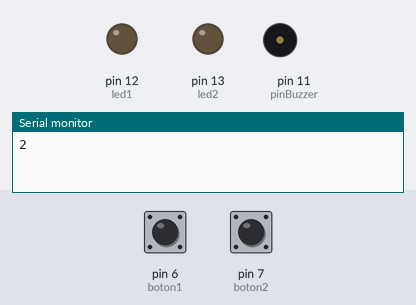
Bench run of a sketch on a simulated Arduino Uno, built with avr-gcc and run on an emulated ATmega328P. Parts: output pins drawn as LEDs (lit = HIGH), buzzer (waves = sounding), the last lines printed to the serial monitor. Dashed ring = blinking. The inputs (shaded band) are chosen by the test bench; at power-on: pin 7 (boton2) LOW, pin 6 (boton1) HIGH. Random numbers use the default seed unless the sketch sets one.

Above: at 1.1 s.
At 7.3 s:
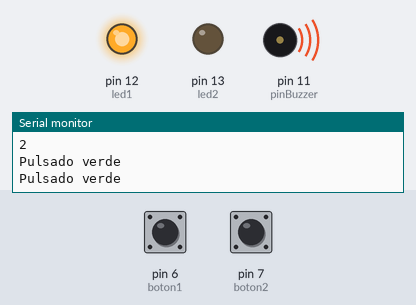
7.4 s: pin 7 (boton2) pulled HIGH for 3 s
At 8.3 s:
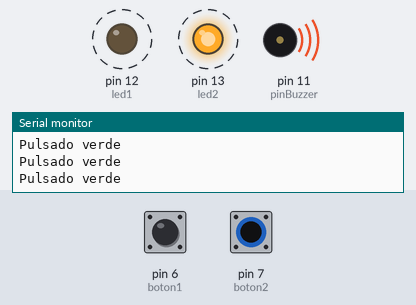
Timing chart, 0 to 62.0 s (numbered marks = the images above; inputs shaded):
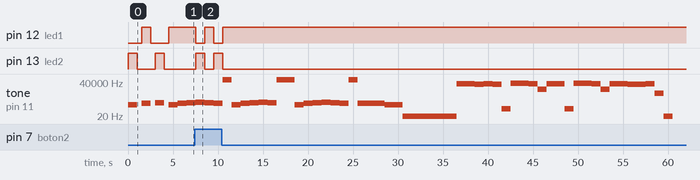

The sketch:

P1_EJ3.ino
```cpp
/**
* Practica 1 - Ejercicio 3
*
* Autores: Alba, Antonio y Gonzalo
**/
int led1= 12; // verde
int led2= 13; // rojo
int boton1 = 6; // botón de verde
int boton2 = 7; // botón de rojo
int pulsadoB1 = 0; // si se ha pulsado el boton1 == 1
int pulsadoB2 = 0; // si se ha pulsado el boton2 == 1
int pinBuzzer = 11; // Pin para el zumbador

int nivel= 0;

int dificultad = 3;
int secuencia[150];

int song[] = {261,349,392,440,392,330,-10,261,349,392,440,
  392,-10,-10,261,349,392,440,392,330,-10,330,349,330,261,
  261};

void setup() {
  Serial.begin(9600);
  pinMode(led1, OUTPUT);
  pinMode(led2, OUTPUT);
  pinMode(boton1, INPUT);
  pinMode(boton2, INPUT);
  pinMode(pinBuzzer, OUTPUT);

  randomSeed(analogRead(0)); // Dejar el pin 0 desconectado para que de valores random
  digitalWrite(boton1, HIGH); //Cambiar dependiendo del pulsador
}

void loop() {
 if(nivel == 0){ // Primera ejecucion
    for (int i = 0; i < dificultad; i++){
      secuencia[i] = int(random(2, 4));
    }
    nivel = nivel + 1;
    mostrarSecuencia();
    jugar();
 }else{
   mostrarSecuencia();
   jugar();
 }
}

void mostrarSecuencia(){
  for (int i = 0; i < dificultad; i++){
    int led = 13;
    if(secuencia[i] == 2) led = led2;
    else if(secuencia[i] == 3) led = led1;
    Serial.println(secuencia[i]);
    digitalWrite(led, HIGH);
    tone(pinBuzzer,song[i]);
    delay(1000);
    digitalWrite(led, LOW);
    noTone(pinBuzzer);
    delay(500);
  }
}

void jugar(){
  int cont = 0;
  int ento[150];
  while(cont != dificultad){
    if(digitalRead(boton1) == HIGH){ //Cambiar dependiendo del pulsador
      digitalWrite(led1, HIGH);
      tone(pinBuzzer,song[cont]);
      delay(1000);
      ento[cont] = 3;
      cont++;
      digitalWrite(led1, LOW);
      noTone(pinBuzzer);
      Serial.println("Pulsado verde");
    }

    if(digitalRead(boton2) == HIGH){ //Cambiar dependiendo del pulsador
      digitalWrite(led2, HIGH);
      tone(pinBuzzer,song[cont]);
      delay(1000);
      ento[cont] = 2;
      cont++;
      digitalWrite(led2, LOW);
      noTone(pinBuzzer);
      Serial.println("Pulsado rojo");
    }
  }
  int numAciertos = 0;
  for (int i = 0; i < dificultad; i++){
    if(ento[i] == secuencia[i]) numAciertos++;
  }
  if(numAciertos == dificultad){
    subirNivel();
  }else{
    reiniciar();
  }
}


void subirNivel(){
  digitalWrite(2, LOW);
  digitalWrite(3, LOW);
  delay(500);
  nivel++;
  secuencia[dificultad] = int(random(2, 4));
  dificultad++;
  Serial.print("dificultad");
  Serial.println(dificultad);
}

void reiniciar(){
  digitalWrite(2, LOW);
  digitalWrite(3, LOW);
  delay(500);
  nivel = 1;
  dificultad = 3;
  for (int i = 0; i < dificultad; i++){
      secuencia[i] = int(random(2, 4));
  }
}
```

Measured:
- by itself, pin 12 (led1): alternates HIGH for 1.0 s and LOW for 1.0 s, 4 changes in all, then stays HIGH
- by itself, pin 13 (led2): alternates HIGH for 1.0 s and LOW for 1.0 s, 4 changes in all, then stays LOW
- by itself, tone on pin 11 (pinBuzzer): plays 440 Hz for 1.0 s, 392 Hz for 1.0 s, 330 Hz for 1.0 s, 65526 Hz for 1.0 s, 261 Hz for 1.0 s, 349 Hz for 1.0 s … (51 notes in this stretch)
